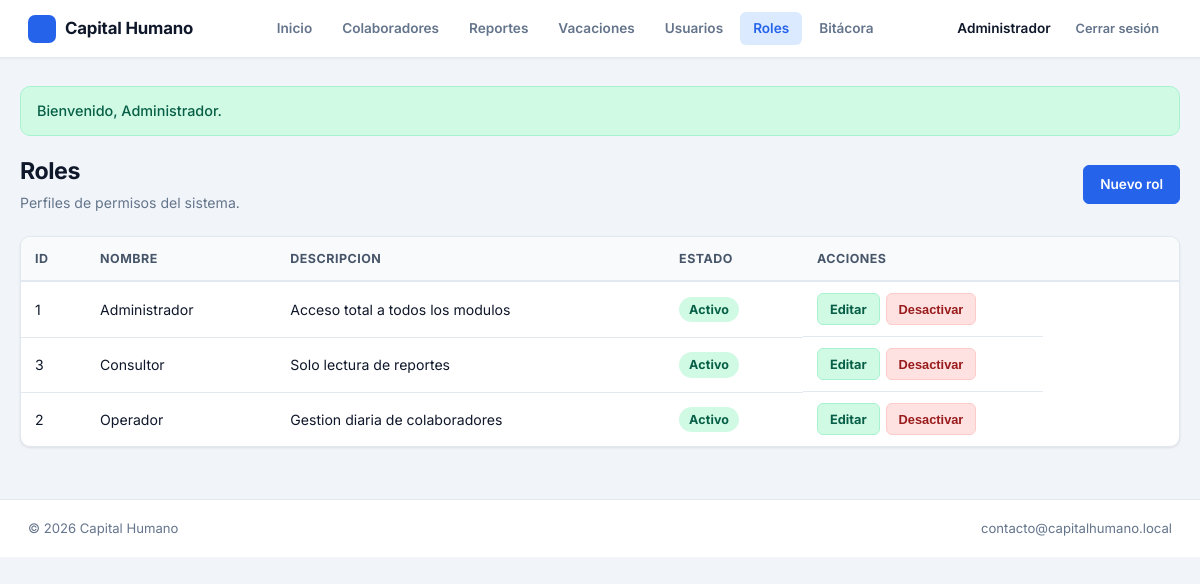
The page /publico/index.php?route=roles.index (signed in) on the database its author committed.
### tables this page shows
CREATE TABLE roles (
    id INT AUTO_INCREMENT PRIMARY KEY,
    nombre VARCHAR(50) NOT NULL,
    descripcion VARCHAR(255) NULL,
    activo TINYINT(1) NOT NULL DEFAULT 1,
    UNIQUE KEY uq_roles_nombre (nombre)
);

### bootstrap.php (called while the page is built, shortened)
<?php
function e(mixed $value): string
{
    return Sanitizer::escape($value);
}
function url(string $route, array $params = []): string
{
    $params = array_merge(['route' => $route], $params);
    return 'index.php?' . http_build_query($params);
}
function render_view(string $view, array $data = []): void
{
    extract($data, EXTR_SKIP);
    $viewFile = ROOT_PATH . DIRECTORY_SEPARATOR . 'app' . DIRECTORY_SEPARATOR . 'vistas' . DIRECTORY_SEPARATOR . str_replace('/', DIRECTORY_SEPARATOR, $view) . '.php';
    require ROOT_PATH . DIRECTORY_SEPARATOR . 'app' . DIRECTORY_SEPARATOR . 'vistas' . DIRECTORY_SEPARATOR . 'layouts' . DIRECTORY_SEPARATOR . 'header.php';
    require $viewFile;
    require ROOT_PATH . DIRECTORY_SEPARATOR . 'app' . DIRECTORY_SEPARATOR . 'vistas' . DIRECTORY_SEPARATOR . 'layouts' . DIRECTORY_SEPARATOR . 'footer.php';
}
function flash(string $key, ?string $message = null): ?string
{
    $value = $_SESSION['flash'][$key] ?? null;
    return $value;
}

### app/controladores/RolController.php (called while the page is built, shortened)
<?php
final class RolController
{
    private Rol $roles;
    public function __construct()
    {
        $this->roles = new Rol();
    }
    public function index(): void
    {
        render_view('roles/index', [
            'title' => 'Roles',
            'roles' => $this->roles->all(),
        ]);
    }
}

### publico/index.php (called while the page is built, shortened)
<?php
require dirname(__DIR__) . DIRECTORY_SEPARATOR . 'bootstrap.php';
$routes = require ROOT_PATH . DIRECTORY_SEPARATOR . 'rutas' . DIRECTORY_SEPARATOR . 'web.php';
$route = $_GET['route'] ?? 'home';
[$class, $method] = $routes[$route];
try {
    (new $class())->$method();
} catch (Throwable $exception) {
    http_response_code(500);
    (new \App\Servicios\WebErrorHandler())->handle($exception);
    render_view('colaboradores/index', [
        'title' => 'Error',
        'colaboradores' => [],
        'q' => '',
    ]);
}

### app/utilidades/Sanitizer.php (called while the page is built, shortened)
<?php
final class Sanitizer
{
    public static function escape(mixed $value): string
    {
        return htmlspecialchars((string) $value, ENT_QUOTES, 'UTF-8');
    }
}

### app/servicios/AuthService.php (called while the page is built, shortened)
<?php
final class AuthService
{
    public static function check(): bool
    {
        return !empty($_SESSION['usuario_id']);
    }
    public static function user(): ?array
    {
        return [
            'id' => $_SESSION['usuario_id'],
            'usuario' => $_SESSION['usuario'],
            'nombre' => $_SESSION['usuario_nombre'],
        ];
    }
    public static function can(string $modulo, string $accion): bool
    {
        $permisos = $_SESSION['permisos'] ?? [];
        $permisoId = self::permissionId($modulo, $accion);
        return $permisoId !== null && in_array($permisoId, $permisos, true);
    }
    private static function permissionId(string $modulo, string $accion): ?int
    {
        $db = \Config\Database::getConnection();
        $statement = $db->prepare('SELECT id FROM permisos WHERE modulo = :modulo AND accion = :accion');
        $statement->execute(['modulo' => $modulo, 'accion' => $accion]);
        $id = $statement->fetchColumn();
        return $id === false ? null : (int) $id;
    }
}

### app/modelos/Rol.php (called while the page is built, shortened)
<?php
final class Rol
{
    private PDO $db;
    public function __construct(?PDO $db = null)
    {
        $this->db = $db ?? Database::getConnection();
    }
    public function all(): array
    {
        return $this->db->query('SELECT * FROM roles ORDER BY nombre')->fetchAll();
    }
}

### app/vistas/roles/index.php (the view, shortened to what this page needs)
<section class="section-head row-between">
    <div>
        <h1>Roles</h1>
        <p>Perfiles de permisos del sistema.</p>
    </div>
    <?php if (\App\Servicios\AuthService::can('roles', 'crear')): ?>
        <a class="btn primary" href="<?= e(url('roles.create')) ?>">Nuevo rol</a>
    <?php endif; ?>
</section>
<div class="table-wrap">
    <table>
        <thead>
            <tr>
                <th>ID</th>
                <th>Nombre</th>
                <th>Descripcion</th>
                <th>Estado</th>
                <th>Acciones</th>
            </tr>
        </thead>
        <tbody>
        <?php foreach ($roles as $r): ?>
            <tr>
                <td><?= e($r['id']) ?></td>
                <td><?= e($r['nombre']) ?></td>
                <td><?= e($r['descripcion'] ?? '') ?></td>
                <td>
                    <span class="badge <?= (int) $r['activo'] === 1 ? 'ok' : 'danger' ?>">
                        <?= (int) $r['activo'] === 1 ? 'Activo' : 'Inactivo' ?>
                    </span>
                </td>
                <td class="actions">
                    <?php if (\App\Servicios\AuthService::can('roles', 'editar')): ?>
                        <a class="action-btn edit" href="<?= e(url('roles.edit', ['id' => $r['id']])) ?>">Editar</a>
                        <form method="post" action="<?= e(url('roles.toggle', ['id' => $r['id']])) ?>" class="inline">
                            <button type="submit" class="action-btn <?= (int) $r['activo'] === 1 ? 'danger-soft' : 'ok' ?>">
                                <?= (int) $r['activo'] === 1 ? 'Desactivar' : 'Activar' ?>
                            </button>
                        </form>
                    <?php endif; ?>
                </td>
            </tr>
        <?php endforeach; ?>
        </tbody>
    </table>
</div>

### app/vistas/layouts/header.php (shortened to what this page needs)
<!doctype html>
<html lang="es">
<head>
    <link rel="stylesheet" href="assets/css/styles.css">
</head>
<body>
    <header class="topbar">
        <a class="brand" href="<?= e(url('home')) ?>">Capital Humano</a>
        <nav class="nav">
            <a href="<?= e(url('home')) ?>"
                class="<?= ($_GET['route'] ?? 'home') === 'home' ? 'active' : '' ?>">Inicio</a>
            <?php if (\App\Servicios\AuthService::can('colaboradores', 'ver')): ?>
                <a href="<?= e(url('colaboradores.index')) ?>"
                    class="<?= str_starts_with($_GET['route'] ?? '', 'colaboradores') ? 'active' : '' ?>">Colaboradores</a>
            <?php endif; ?>
            <?php if (\App\Servicios\AuthService::can('reportes', 'ver')): ?>
                <a href="<?= e(url('reportes.index')) ?>"
                    class="<?= str_starts_with($_GET['route'] ?? '', 'reportes') ? 'active' : '' ?>">Reportes</a>
            <?php endif; ?>
            <?php if (\App\Servicios\AuthService::can('vacaciones', 'ver')): ?>
                <a href="<?= e(url('vacaciones.index')) ?>"
                    class="<?= str_starts_with($_GET['route'] ?? '', 'vacaciones') ? 'active' : '' ?>">Vacaciones</a>
            <?php endif; ?>
            <?php if (\App\Servicios\AuthService::can('usuarios', 'ver')): ?>
                <a href="<?= e(url('usuarios.index')) ?>"
                    class="<?= str_starts_with($_GET['route'] ?? '', 'usuarios') ? 'active' : '' ?>">Usuarios</a>
            <?php endif; ?>
            <?php if (\App\Servicios\AuthService::can('roles', 'ver')): ?>
                <a href="<?= e(url('roles.index')) ?>"
                    class="<?= str_starts_with($_GET['route'] ?? '', 'roles') ? 'active' : '' ?>">Roles</a>
            <?php endif; ?>
            <?php if (\App\Servicios\AuthService::can('usuarios', 'ver')): ?>
                <a href="<?= e(url('bitacora')) ?>"
                    class="<?= ($_GET['route'] ?? '') === 'bitacora' ? 'active' : '' ?>">Bitácora</a>
            <?php endif; ?>
        </nav>
        <div class="user-menu">
            <?php if (\App\Servicios\AuthService::check()): ?>
                <span class="user-name"><?= e((\App\Servicios\AuthService::user()['nombre'] ?? '')) ?></span>
                <form method="post" action="<?= e(url('logout')) ?>" class="inline">
                    <button type="submit" class="btn small ghost">Cerrar sesión</button>
                </form>
            <?php else: ?>
                <a href="<?= e(url('login')) ?>" class="btn small primary">Iniciar sesión</a>
            <?php endif; ?>
        </div>
    </header>
    <main class="page">
        <?php if ($message = flash('success')): ?>
            <div class="alert alert-success"><?= e($message) ?></div>
        <?php endif; ?>

### app/vistas/layouts/footer.php (shortened to what this page needs)
</main>
<footer class="footer">
    <span>&copy; <?= date('Y') ?> Capital Humano</span>
    <span>contacto@capitalhumano.local</span>
</footer>
</body>
</html>

### rows shown on the page
roles: nombre "Administrador", id "1", descripcion "Acceso total a todos los modulos", activo "Activo"
roles: id "3", nombre "Consultor", descripcion "Solo lectura de reportes", activo "Activo"
roles: id "2", nombre "Operador", descripcion "Gestion diaria de colaboradores", activo "Activo"

### other values the page prints
$message "Bienvenido, Administrador."
